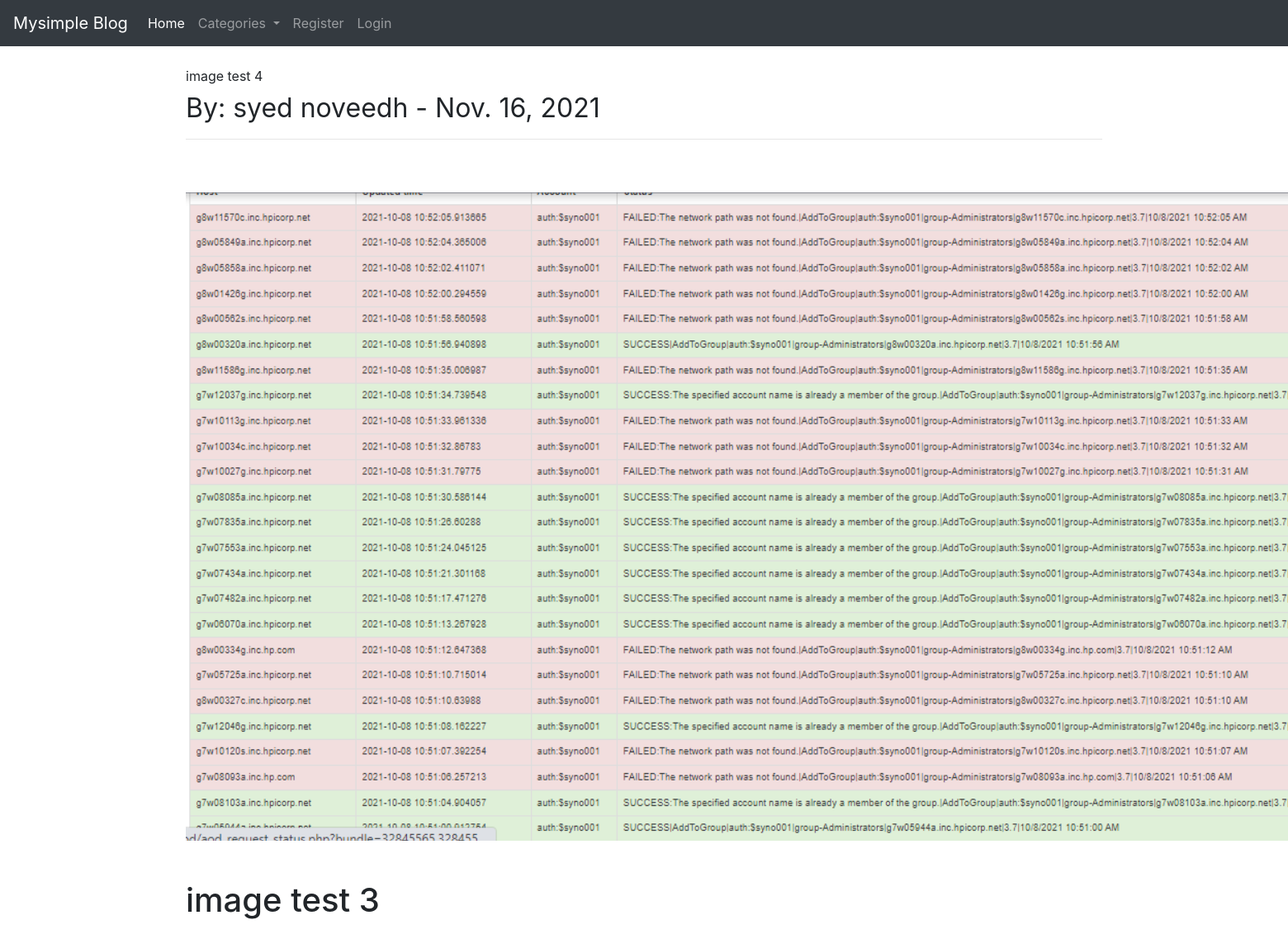
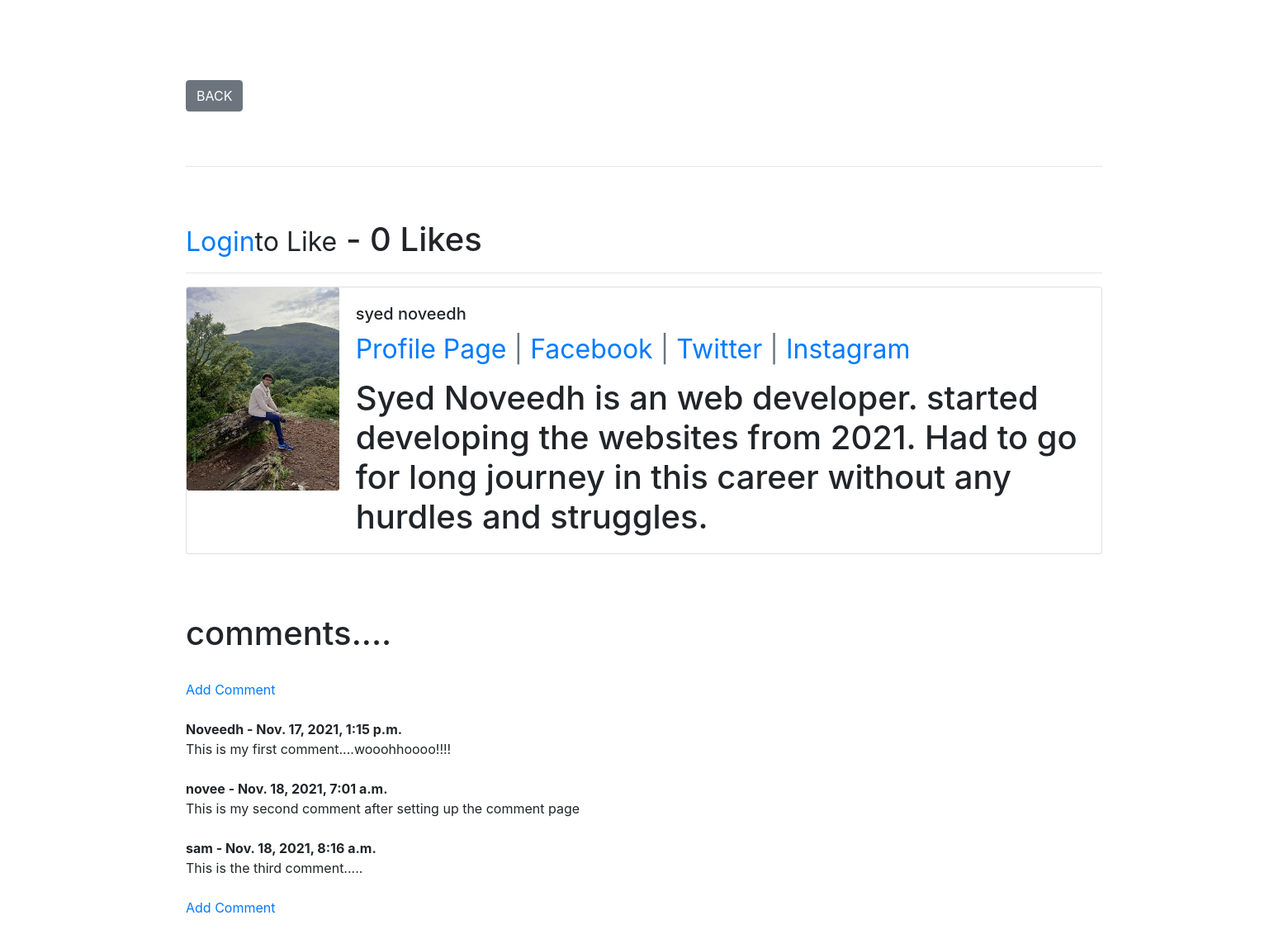
/article/23, run on the app's committed database (2 pictures, top to bottom).
### mysimpleblog/models.py (models this page shows, shortened)
class Post(models.Model):
    title = models.CharField(max_length=255)
    title_tag = models.CharField(max_length=255)
    author = models.ForeignKey(User, on_delete=models.CASCADE)
    body = RichTextField(blank= True, null = True)
    post_date = models.DateField(auto_now_add=True)
    category = models.CharField(max_length=255, default='coding')
    likes = models.ManyToManyField(User, related_name='blog_post')
    snippet = models.CharField(max_length=255)  #Here removed the default content, no need to do make migrations if we remove these deaults. first time if u add an object then you need to makemigrations, make migrate
    header_image = models.ImageField(null = True, blank=True, upload_to = "images/")
    def total_likes(self):
        return self.likes.count()

class Profile(models.Model):
    user = models.OneToOneField(User, null=True, on_delete=models.CASCADE)
    bio = models.TextField()
    profile_pic = models.ImageField(null = True, blank = True, upload_to = "images/profile/")
    website_url = models.CharField(max_length=255, null=True, blank=True)
    facebook_url = models.CharField(max_length=255, null=True, blank= True)
    twitter_url = models.CharField(max_length=255, null=True, blank=True)
    instagram_url = models.CharField(max_length=255, null=True, blank= True)
    pinterest_url = models.CharField(max_length=255, null=True, blank= True)

class Comment(models.Model):
    post = models.ForeignKey(Post, related_name="comments",on_delete=models.CASCADE)
    name = models.CharField(max_length=500)
    body = models.TextField()
    date_added = models.DateTimeField(auto_now_add=True)

### mysimpleblog/views.py (the view)
# urls.py: path('article/<int:pk>', ArticleDetailView.as_view(), name='article-detail'),
class ArticleDetailView(DetailView):
    model = Post
    template_name = 'article_details.html'
    def get_context_data(self, *args, **kwargs):
        cat_menu = Category.objects.all()
        context = super(ArticleDetailView, self).get_context_data(*args, **kwargs)
        context["cat_menu"] = cat_menu
        stuff = get_object_or_404(Post, id=self.kwargs['pk'])
        total_likes = stuff.total_likes()
        liked = False
        if stuff.likes.filter(id=self.request.user.id).exists():
            liked = True
        context["total_likes"] = total_likes
        context["liked"] = liked
        return context

### mysimpleblog/models.py (called while the page is built)
    def __str__(self):
        return self.name

### mysimpleblog/templates/article_details.html (shortened to what this page needs)
{% extends 'base.html' %}
{% load static %}
{% block content %}
<h1> {{ post.title }} <h1/>
<small>By:
    {{ post.author.first_name }}
    {{ post.author.last_name }} -
    {{ post.post_date }}
</small><br/>
<hr>
<br/>
{% if post.header_image %}
    <img src ="{{ post.header_image.url }}">
{% endif %}
<br></br>
{{ post.body|safe }}
<br/><br/>
<a href="{% url 'home' %}" class="btn btn-secondary">BACK</a>
<br/><br/>
<hr>
<br/>
<form action="{% url 'like_post' post.pk %}" method="POST">
    {% if user.is_authenticated %}
        {% if liked %}
            <button type="submit", name = "post_id", value = "{{ post.id }}", class = "btn btn-danger btn-sm"> UNLIKE </button>
        {% else %}
            <button type="submit", name = "post_id", value = "{{ post.id }}", class = "btn btn-primary btn-sm"> LIKE </button>
        {% endif %}
    {% else %}
        <small><a href="{% url 'login' %}">Login</a>to Like</small>
    {% endif %}
    - {{ total_likes }} Likes
</form>
<hr>
<div class="card mb-3">
  <div class="row no-gutters">
    <div class="col-md-2">
{% if post.author.profile.profile_pic %}
        <img src="{{ post.author.profile.profile_pic.url }}" class="card-img">
{% else %}
        <img src="{% static 'mysimpleblog/images/default_profile_pic.jpg' %}" class="card-img">
{% endif %}
    </div>
    <div class="col-md-10">
      <div class="card-body">
        <h5 class="card-title">{{ post.author.first_name }} {{ post.author.last_name }} </h5>
        <p class = "small text-muted">
            <a href="{% url 'show_profile_page' post.author.profile.id %}"> Profile Page </a>
            {% if post.author.profile.facebook_url %}
               | <a href="{{ post.author.profile.facebook_url }}">Facebook </a>
            {% endif %}
            {% if post.author.profile.twitter_url %}
               | <a href="{{ post.author.profile.twitter_url }}">Twitter </a>
            {% endif %}
            {% if post.author.profile.instagram_url %}
               | <a href="{{ post.author.profile.instagram_url }}">Instagram </a>
            {% endif %}
        </p>
        <p class="card-text">{{ post.author.profile.bio }}</p>
      </div>
    </div>
  </div>
</div>
<br>
<h1> comments....</h1>
<br/>
{% if not post.comments.all %}
    No comments Yet....<a href="{% url 'add_comment' post.pk %}">Add One </a>
{% else %}
  <a href="{% url 'add_comment' post.pk %}"> Add Comment</a>
  <br/><br>
    {% for comment in post.comments.all %}
        <strong>
        {{ comment.name }} - {{ comment.date_added }}
        </strong>
        <br/>
        {{ comment.body }}
        <br/><br/>
    {% endfor %}
        <a href="{% url 'add_comment' post.pk %}"> Add Comment</a>
{% endif %}
<br/>
</br><br>
{% endblock %}

### mysimpleblog/templates/base.html (shortened to what this page needs)
<!doctype html>
<html lang="en">
  <head>
    <link rel="stylesheet" href="https://stackpath.bootstrapcdn.com/bootstrap/4.4.1/css/bootstrap.min.css">
  </head>
  <body>
  <nav class="navbar navbar-expand-lg navbar-dark bg-dark">
  <a class="navbar-brand" href="{% url 'home' %}">Mysimple Blog</a>
  <div class="collapse navbar-collapse" id="navbarSupportedContent">
    <ul class="navbar-nav mr-auto">
    {% if cat_menu %}
      <li class="nav-item active">
        <a class="nav-link" href="{% url 'home' %}">Home <span class="sr-only">(current)</span></a>
      </li>
      <li class="nav-item dropdown">
        <a class="nav-link dropdown-toggle" href="#" id="navbarDropdown" role="button" data-toggle="dropdown" aria-haspopup="true" aria-expanded="false">
          Categories
        </a>
      </li>
      {% else %}
        <li class="nav-item">
          <a class="nav-link" href= "{% url 'category-list' %}">Categories </a>
        </li>
      {% endif %}
          {% if user.is_authenticated %}
            <li class="nav-item">
              <a class="nav-link" href= "{% url 'add_post' %}">Add Post</a>
            </li>
            <!---<li class="nav-item">
              <a class="nav-link" href= "{% url 'edit_profile' %}">Edit Profile </a>
            </li> -->
            <li class="nav-item">
              <a class="nav-link" href= "{% url 'add_category' %}">Add Category</a>
            </li>
          {% else %}
            <li class="nav-item">
              <a class="nav-link" href= "{% url 'register' %}">Register</a>
            </li>
            <li class="nav-item">
              <a class="nav-link " href= "{% url 'login' %}">Login</a>
            </li>
          {% endif %}
    </ul>
  </div>
</nav>
    <div class = "container"
      {% block content %}
      {% endblock %}
    </div>
  </body>
</html>

### data on the page
Post: title "image test 4", author.first_name "syed", author.last_name "noveedh", post_date "Nov. 16, 2021", header_image (picture), body "image test 3", author.profile.profile_pic (picture), author.profile.bio "Syed Noveedh is an web developer. started developing the websites from 2021. Had to go for long journey in this career without any hurdles and struggles."
Comment: name "Noveedh", date_added "Nov. 17, 2021, 1:15 p.m.", body "This is my first comment....wooohhoooo!!!!"
Comment: name "novee", date_added "Nov. 18, 2021, 7:01 a.m.", body "This is my second comment after setting up the comment page"
Comment: name "sam", date_added "Nov. 18, 2021, 8:16 a.m.", body "This is the third comment....."

### other printed values
{{ total_likes }} "0"
